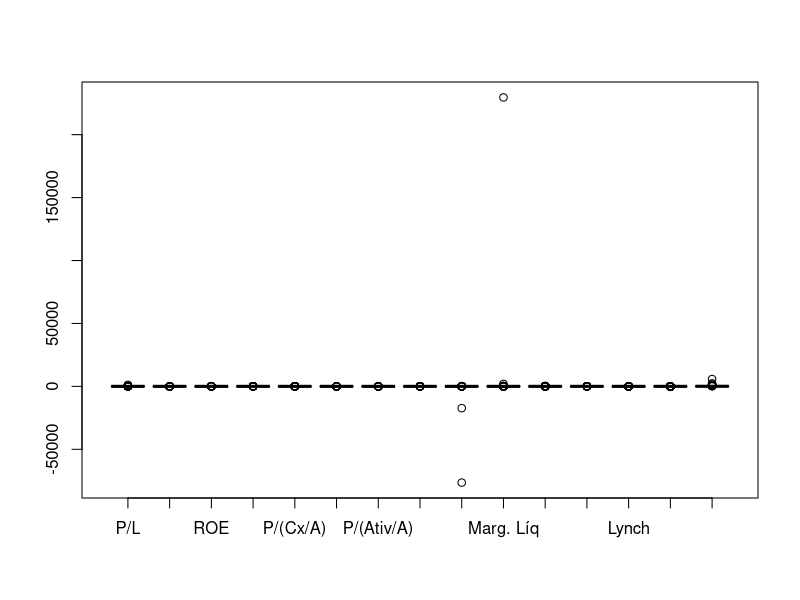
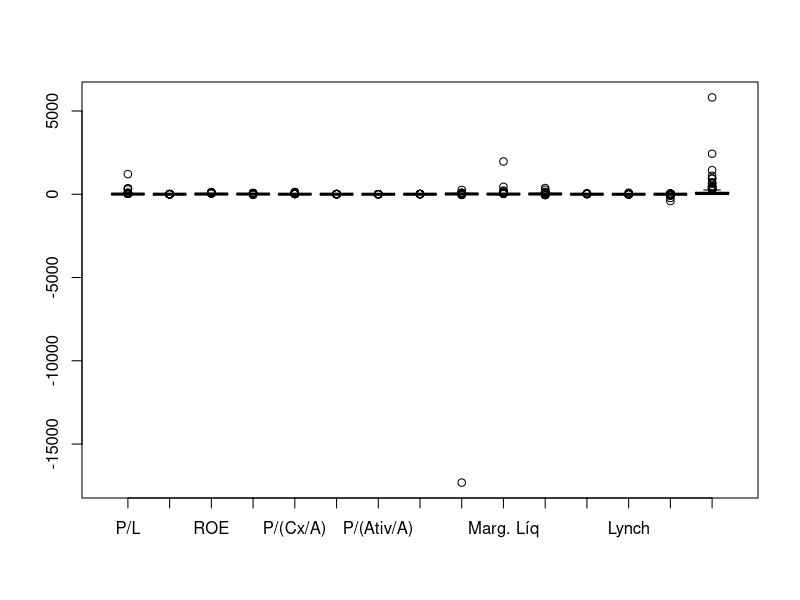
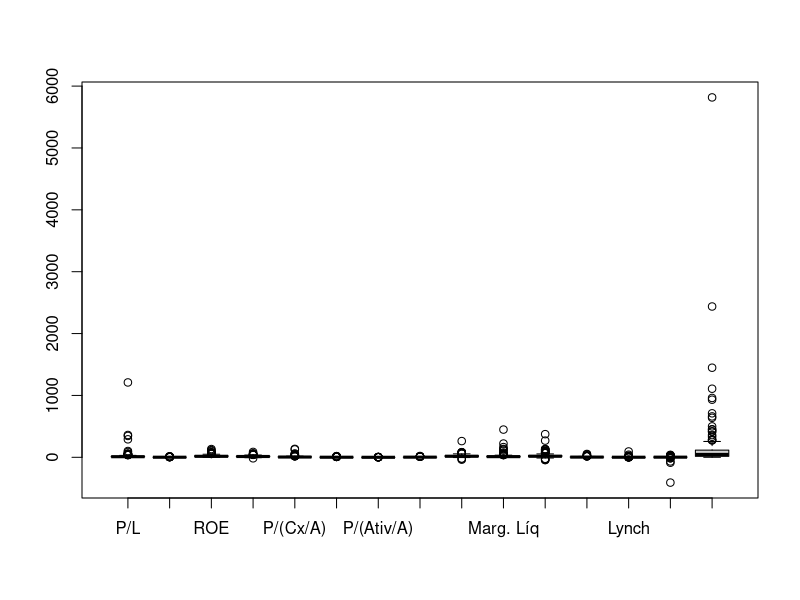
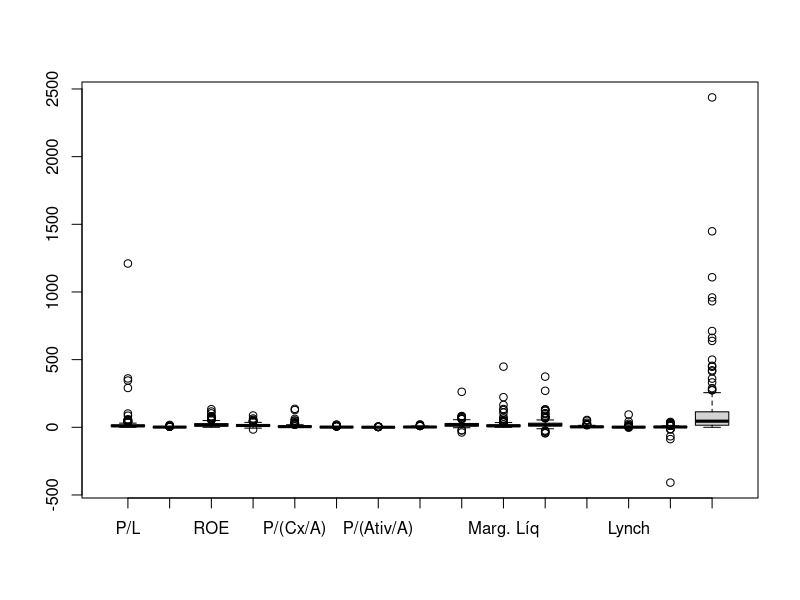

R code for these plots, in order: (Note: this script raises an error after producing the figures.)
library(tidyverse)
library(gridExtra)


df_tri = read.csv("data/acoesb3.csv")

df_day = read.csv("data/acoesb3cot.csv")


#gridExtra::grid.table(df_day %>% slice(1:20)) # para plotar o db

ult_cot = cod = cotAtual = divY = c()
  
  for (i in 1:length(df_day[,"ultCot"])){
    if (df_day[i,"cod"] %in% cod){
      j = match(df_day[i,"cod"], cod)
        if (df_day[i,"ultCot"]>df_day[j,"ultCot"]){
          ult_cot = ult_cot[-j]; cod = cod[-j]; cotAtual = cotAtual[-j];
          divY = divY[-j]
          
          ult_cot = c(ult_cot, df_day[i,"ultCot"])
          cod = c(cod, df_day[i,"cod"])
          cotAtual = c(cotAtual, df_day[i,"cotAtual"])
          divY = c(divY, df_day[i, "divYield"])
        }
    } else {
      ult_cot = c(ult_cot, df_day[i,"ultCot"])
      cod = c(cod, df_day[i,"cod"])
      cotAtual = c(cotAtual, df_day[i,"cotAtual"])
      divY = c(divY, df_day[i, "divYield"])
    }
    
    
  }
  df_day_fil = data.frame(cod, cotAtual, divY, ult_cot)

  
  ult_bal = codigo = roic = cres_rec5 = n_ac = divb = disp = ativc = c();
  ativ = patl = recl12 = ebit12 = Lucl12 = recl3 = c()
  
  ult_cot_t = cotAtual_t = divY_t = c()
  for (i in 1:length(df_tri[,"ultBal"])){
    if (df_tri[i,"ultBal"] == "2022-09-30"){
      j = match(df_tri[i,"codigo"], cod)
      ult_cot_t = c(ult_cot_t, ult_cot[j])
      cotAtual_t = c(cotAtual_t, cotAtual[j])
      ult_bal =  c(ult_bal, df_tri[i,"ultBal"])
      codigo = c(codigo, df_tri[i,"codigo"])
      roic = c(roic, df_tri[i,"roic"])
      cres_rec5 = c(cres_rec5, df_tri[i,"cresRec5a"])
      divY_t = c(divY_t, divY[j])
      n_ac = c(n_ac, df_tri[i,"nAcoes"])
      divb = c(divb, df_tri[i,"divBruta"])
      disp = c(disp, df_tri[i,"disponib"])
      ativc = c(ativc, df_tri[i,"ativCirc"])
      ativ = c(ativ, df_tri[i,"ativos"])
      patl = c(patl, df_tri[i,"patLiq"])
      recl12 = c(recl12, df_tri[i,"recLiq12m"])
      ebit12 = c(ebit12, df_tri[i,"ebit12m"])
      Lucl12 = c(Lucl12, df_tri[i,"LucLiq12m"])
      recl3 = c(recl3, df_tri[i,"recLiq3m"])
  }
}
ult_bal_dates = c()
for (i in df_tri[,"ultBal"]){
  if (i %in% ult_bal_dates){}
  else{
    ult_bal_dates = c(ult_bal_dates, i)
  }
}
per = c()
for (i in length(df_tri[,"ultBal"])){
  j = match(df_tri[i,"ultBal"], ult_bal_dates)
    per = c(per,data.frame(ult_bal, codigo, roic, cres_rec5, n_ac, divb, disp,
                           ativc, ativ, patl, recl12, ebit12, Lucl12, recl3))
}

df_tri_3t22 = data.frame(ult_cot_t, cotAtual_t, ult_bal, codigo, roic, cres_rec5,
                         divY_t, n_ac, divb, disp,
                         ativc, ativ, patl, recl12, ebit12, Lucl12, recl3,
                         row.names = codigo)

#gridExtra::grid.table(df_tri_3t22 %>% slice(1:20))


pl = round(cotAtual_t/(Lucl12/n_ac), 2)
pv = round(cotAtual_t/(patl/n_ac), 2)
roe = round((Lucl12/patl)*100, 2)
roic = round(roic, 2)
p_cxa = round(cotAtual_t/(disp/n_ac), 2)
p_ativc = round(cotAtual_t/(ativc/n_ac), 2)
p_ativ = round(cotAtual_t/(ativ/n_ac), 2)
div_cxa = round(divb/disp, 2)
marg_ebit = round((ebit12/recl12)*100, 2)
marg_liq = round((Lucl12/recl12)*100, 2)
cres_rec5 = round(cres_rec5, 2)
divY_t = round(divY_t, 2)
lynch = round((divY_t+(cres_rec5/5))/pl, 2)
per_res = round(disp/(recl12/12 - Lucl12/12), 2)
div_lucm = round(divb/(Lucl12/12), 2)


crit = data.frame(pl ,pv ,roe ,roic ,p_cxa ,p_ativc ,p_ativ , div_cxa,
                  marg_ebit ,marg_liq ,cres_rec5 ,divY_t ,lynch ,per_res ,
                  div_lucm, row.names = codigo)


rmv_inf_values_row = function(df){
  for (r in 1:length(df[,1])){
    if (is.na(match(Inf, df[r,])) || is.na(match(Inf, df[r,]))){
      
    } else {
      df = df[-r,]
    }
    
  }
  return(df)
}

rmv_neg_pl = function(df){
  pl_neg = c()
  col_i = match("P/L",colnames(df))
  len = length(df[,col_i])
  for (r in 1:len){
    if (!is.na(df[r,col_i])){
      if (df[r,col_i] < 0){
        pl_neg = c(pl_neg,(df[r,"P/L"]))
      }
    }
  }
  
  for (i in pl_neg) {
    if (i %in% df[,col_i]){
      df = df[-match(i,df[,col_i]),]
    }
  }
  return(df)
}

rmv_neg_pvpa = function(df){
  pvpa_neg = c()
  col_i = match("P/VPA",colnames(df))
  len = length(df[,col_i])
  for (r in 1:len){
    if (!is.na(df[r,col_i])){
      if (df[r,col_i] < 0){
        pvpa_neg = c(pvpa_neg,df[r,"P/VPA"])
      }
    }
  }
  for (i in pvpa_neg) {
    if (i %in% df[,col_i]){
      df = df[-match(i,df[,col_i]),]
    }
  }
  return(df)
}

colnames(crit) = c("P/L", "P/VPA",
                   "ROE",
                   "ROIC",
                   "Preço/(Caixa/Ação)", "Preço/(Ativos Circulantes/Ação)",
                   "Preço/(Ativos/Ação)", "Dív Bruta/Caixa", "Mar. EBITDA",
                   "Marg. Líquida", "Cresc. Rec. (5 Anos)",
                   "Dividendyield", "Lynch",
                   "Per. Resistência",
                   "Dív. Bruta/Lucro Mensal")

crit = rmv_inf_values_row(crit)
length(crit[,1])
crit = rmv_neg_pl(crit)
length(crit[,1])
crit = rmv_neg_pvpa(crit)
length(crit[,1])


#gridExtra::grid.table(crit %>% slice(1:20))

apply(crit, 2, shapiro.test)

emp_lucpat_neg = c()
for(r in 1:length(df_tri_3t22[,1])){
  if(df_tri_3t22[r,'Lucl12'] < 0 && df_tri_3t22[r,'patl'] < 0){
    emp_lucpat_neg = c(emp_lucpat_neg, df_tri_3t22[r, 'codigo'])
    }
}

length(emp_lucpat_neg)
roe_err = c()
for (r in emp_lucpat_neg){
  roe_err = c(roe_err,(df_tri_3t22[r,"Lucl12"]/df_tri_3t22[r,'patl'])*100)
}

emp_lucpat_neg[match(max(roe_err), roe_err)] ## empresa com o maior roe falso


## retirando os roes falsos

length(crit[,1])

for (r in 1:length(crit$ROE)){
  if (row.names(crit)[r] %in% emp_lucpat_neg){
    print(row.names(crit)[r]) #empresa retirada (tinha passado pelos
                              #2 filtros anteriores)
    crit = crit[-r,]
  }
}

length(crit[,1])

boxplot(names = c("P/L", "P/VPA", "ROE", "ROIC", "P/(Cx/A)", "P/(Ativ Circ/A)",
                  "P/(Ativ/A)", "Dív Bruta/Cx", "Mar. EBIT", "Marg. Líq",
                  "Cresc.Rec.5A", "Dividendyield", "Lynch", "Per.Res",
                  "Dív.Br/Luc Mens"), crit, outline = T)


## Retirando max(marg. liq)

row.names(crit)[match(max(crit$`Marg. Líquida`),crit$`Marg. Líquida`)]

crit = crit[-match(max(crit$`Marg. Líquida`), crit$`Marg. Líquida`),]

boxplot(names = c("P/L", "P/VPA", "ROE", "ROIC", "P/(Cx/A)", "P/(Ativ Circ/A)",
                  "P/(Ativ/A)", "Dív Bruta/Cx", "Mar. EBIT", "Marg. Líq",
                  "Cresc.Rec.5A", "Dividendyield", "Lynch", "Per.Res",
                  "Dív.Br/Luc Mens"), crit, outline = T)


## retirando min(marg. ebitda)

row.names(crit)[match(min(crit$`Mar. EBITDA`),crit$`Mar. EBITDA`)]

crit = crit[-match(min(crit$`Mar. EBITDA`), crit$`Mar. EBITDA`),]

boxplot(names = c("P/L", "P/VPA", "ROE", "ROIC", "P/(Cx/A)", "P/(Ativ Circ/A)",
                  "P/(Ativ/A)", "Dív Bruta/Cx", "Mar. EBIT", "Marg. Líq",
                  "Cresc.Rec.5A", "Dividendyield", "Lynch", "Per.Res",
                  "Dív.Br/Luc Mens"), crit, outline = T)

## retirando max(div/lucm)

row.names(crit)[match(max(crit$`Dív. Bruta/Lucro Mensal`),crit$`Dív. Bruta/Lucro Mensal`)]

crit = crit[-match(max(crit$`Dív. Bruta/Lucro Mensal`), crit$`Dív. Bruta/Lucro Mensal`),]



boxplot(names = c("P/L", "P/VPA", "ROE", "ROIC", "P/(Cx/A)", "P/(Ativ Circ/A)",
"P/(Ativ/A)", "Dív Bruta/Cx", "Mar. EBIT", "Marg. Líq", "Cresc.Rec.5A",
"Dividendyield", "Lynch", "Per.Res", "Dív.Br/Luc Mens"), crit, outline = T)

rmv_outl = function(df){
  outlr = c()
  outlc = c()
  for (c in 1:length(df[1,])) {
    for (r in 1:length(df[,c])){
      q1p = (length(df[,c])+1)/4 ## regra 1
        if (q1p%%1!=0){
          if(q1p%%1%%0.5!=0){
            q1p = round(q1p,0) ## regra 3
            q1v = sort(df[,c])[q1p]
          } else {
            q1v = mean(sort(df[,c])[q1p-0.5],sort(df[,c])[q1p+0.5]) ## regra 2
          }
        }
      q1v = sort(df[,c])[q1p]
      q3p = 3*(length(df[,c])+1)/4 ## regra 1
      if (q3p%%1!=0){
        if(q3p%%1%%0.5!=0){
          q3p = round(q3p,0) ## regra 3
          q3v = sort(df[,c])[q3p]
        } else {
          q3v = mean(sort(df[,c])[q3p-0.5],sort(df[,c])[q3p+0.5]) ## regra 2
        }
      }
      q3v = sort(df[,c])[q3p]
      iqr = q3v - q1v
      rang = 3
      if (!is.na(df[r,c] - q3v > rang*iqr)&&!is.na(q1v - df[r,c] > rang*iqr)){
        if (df[r,c] - q3v > rang*iqr || q1v - df[r,c] > rang*iqr){
        outlr = c(outlr,row.names(df)[r])
        print(row.names(df)[r])
        outlc = c(outlc, colnames(df)[c])
        print(colnames(df)[c])
        print(df[r,c])
        }
      }
    }
  }
  outlr_nrep = c()
  for (i in 1:length(outlr)){
    if (outlr[i] %in% outlr_nrep){
      
    } else{
      outlr_nrep = c(outlr_nrep, outlr[i])
    }
  }
  for (cod in outlr_nrep){
    df = df[-match(cod, row.names(df)),]
  }
  return(df)
}

length(crit[,1])
crit = rmv_outl(crit)
length(crit[,1])

crit = rmv_outl(crit)
length(crit[,1])

crit = rmv_outl(crit)
length(crit[,1])

crit = rmv_outl(crit)
length(crit[,1])

crit = rmv_outl(crit)
length(crit[,1])


boxplot(names = c("P/L", "P/VPA", "ROE", "ROIC", "P/(Cx/A)", "P/(Ativ Circ/A)",
                  "P/(Ativ/A)", "Dív Bruta/Cx", "Mar. EBIT", "Marg. Líq",
                  "Cresc.Rec.5A", "Dividendyield", "Lynch", "Per.Res",
                  "Dív.Br/Luc Mens"), crit, outline = T, range = 3)


nor = function(vec){
  vecn = c()
  for (i in vec){
    vecn = c(vecn, (i - min(vec))/(max(vec)-min(vec)))
  }
  return(vecn)
}
